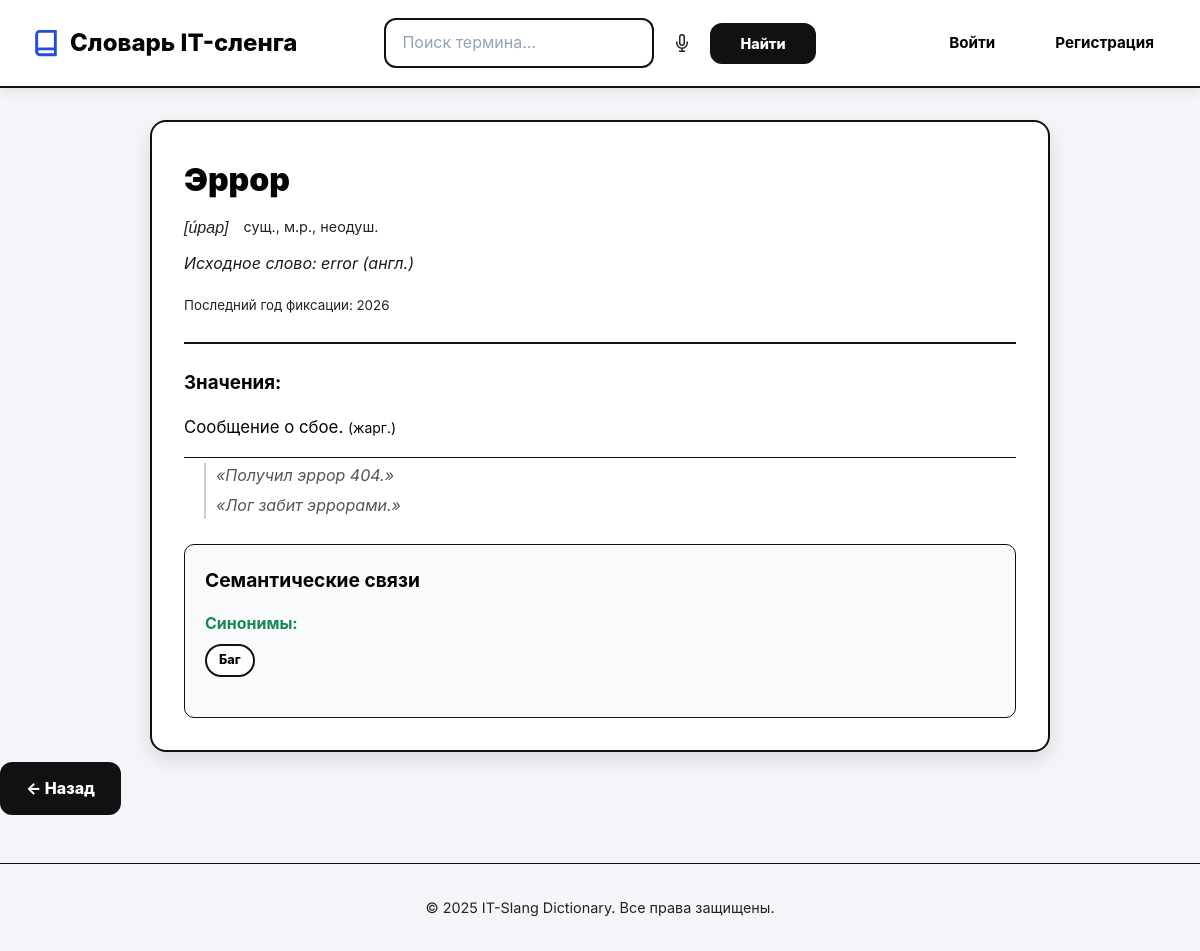
/term/50, run on the app's committed database.
### models.py (models this page shows)
class Term(db.Model):
    __tablename__ = 'terms'
    id = db.Column(db.Integer, primary_key=True)
    term_name = db.Column(db.String(200), nullable=False, index=True)
    transcription = db.Column(db.String(100))  # Транскрипция произношения
    grammar_notes = db.Column(db.String(100))  # Грамматические пометы
    origin_word = db.Column(db.String(300))  # Исходное слово / заимствование
    etymology_note = db.Column(db.Text)  # Этимологическая справка
    year_fixed = db.Column(db.String(50))  # Годы фиксации термина (диапазон)
    last_year_fixed = db.Column(db.Integer)  # Последний год фиксации жаргонного слова
    origin = db.Column(db.String(300))  # Старое поле, оставляем для совместимости
    created_at = db.Column(db.DateTime, default=datetime.utcnow)
    updated_at = db.Column(db.DateTime, default=datetime.utcnow, onupdate=datetime.utcnow)
    user_id = db.Column(db.Integer, db.ForeignKey('users.id'), nullable=False)
    status_id = db.Column(db.Integer, db.ForeignKey('statuses.id'), nullable=False)
    status = db.relationship('Status', backref='terms')
    source_id = db.Column(db.Integer, db.ForeignKey('sources.id'), nullable=True)
    definitions = db.relationship('Definition', backref='term', lazy=True, cascade='all, delete-orphan')
    outgoing_relations = db.relationship('TermRelation',
                                         foreign_keys='TermRelation.term_1_id',
                                         backref='term_1',
                                         lazy=True)

class Definition(db.Model):
    __tablename__ = 'definitions'
    id = db.Column(db.Integer, primary_key=True)
    term_id = db.Column(db.Integer, db.ForeignKey('terms.id'), nullable=False)
    definition_text = db.Column(db.Text, nullable=False)
    style_note = db.Column(db.String(50))
    examples = db.relationship('Example', backref='definition', lazy=True, cascade='all, delete-orphan')

class Example(db.Model):
    __tablename__ = 'examples'
    id = db.Column(db.Integer, primary_key=True)
    definition_id = db.Column(db.Integer, db.ForeignKey('definitions.id'), nullable=False)
    example_text = db.Column(db.Text, nullable=False)

class TermRelation(db.Model):
    __tablename__ = 'term_relations'
    id = db.Column(db.Integer, primary_key=True)
    term_1_id = db.Column(db.Integer, db.ForeignKey('terms.id'), nullable=False)
    term_2_id = db.Column(db.Integer, db.ForeignKey('terms.id'), nullable=False)
    relation_type_id = db.Column(db.Integer, db.ForeignKey('relation_types.id'), nullable=False)
    term_2 = db.relationship('Term', foreign_keys=[term_2_id], backref='incoming_relations')
    relation_type = db.relationship('RelationType', backref='relations')

### app.py (the view)
@app.route("/term/<int:term_id>")
def term_detail(term_id):
    term = Term.query.get_or_404(term_id)
    can_view_private = (
        current_user.is_authenticated
        and (current_user.role == "admin" or term.user_id == current_user.id)
    )
    if term.status.name != PUBLISHED_STATUS and not can_view_private:
        abort(404)
    return render_template("term.html", term=term)

### templates/term.html (shortened to what this page needs)
{% extends "base.html" %}
{% block content %}
<div class="card">
    <h1 class="term-title">{{ term.term_name }}</h1>
    {% if term.transcription or term.grammar_notes %}
    <div style="margin: 10px 0; display: flex; gap: 15px; flex-wrap: wrap;">
        {% if term.transcription %}
            <span style="color: var(--text-secondary); font-style: italic; font-family: 'Lucida Sans Unicode', 'Arial Unicode MS', sans-serif;">{{ term.transcription }}</span>
        {% endif %}
        {% if term.grammar_notes %}
            <span style="color: var(--text-secondary); font-size: 0.9em;">{{ term.grammar_notes }}</span>
        {% endif %}
    </div>
    {% endif %}
    {% if term.origin_word %}
    <span class="origin">Исходное слово: {{ term.origin_word }}</span>
    {% elif term.origin %}
    <span class="origin">Происхождение: {{ term.origin }}</span>
    {% endif %}
    {% if term.year_fixed or term.last_year_fixed %}
    <div style="margin: 10px 0;">
        <small style="color: var(--text-secondary);">
            {% if term.year_fixed and term.last_year_fixed %}
                Годы фиксации: {{ term.year_fixed }} (последний год: {{ term.last_year_fixed }})
            {% elif term.year_fixed %}
                Годы фиксации: {{ term.year_fixed }}
            {% elif term.last_year_fixed %}
                Последний год фиксации: {{ term.last_year_fixed }}
            {% endif %}
        </small>
    </div>
    {% endif %}
    <hr>
    <h3>Значения:</h3>
    {% for def in term.definitions %}
        <div class="definition">
            {{ def.definition_text }}
            {% if def.style_note %} <small>({{ def.style_note }})</small>{% endif %}
        </div>
        {% if def.examples %}
            <div style="margin: 5px 0 15px 20px; border-left: 2px solid #ccc; padding-left: 10px;">
                {% for ex in def.examples %}
                    <p style="margin: 5px 0; font-style: italic; color: #555;">«{{ ex.example_text }}»</p>
                {% endfor %}
            </div>
        {% endif %}
    {% endfor %}
    {% set synonyms = [] %}
    {% set antonyms = [] %}
    {% set related = [] %}
    {% for rel in term.outgoing_relations %}
        {% if rel.relation_type.type_name == 'Синоним' %}
            {% set _ = synonyms.append(rel) %}
        {% elif rel.relation_type.type_name == 'Антоним' %}
            {% set _ = antonyms.append(rel) %}
        {% else %}
            {% set _ = related.append(rel) %}
        {% endif %}
    {% endfor %}
    {% if synonyms or antonyms or related %}
    <div style="margin-top: 25px; padding: 20px; background: #f8fafc; border-radius: 10px; border: 1px solid var(--border);">
        <h3 style="margin-top: 0; margin-bottom: 15px; font-size: 1.2em; color: var(--text-primary);">Семантические связи</h3>
        {% if synonyms %}
        <div style="margin-bottom: 15px;">
            <strong style="color: #198754;">Синонимы:</strong>
            <div style="margin-top: 8px;">
                {% for rel in synonyms %}
                    <a href="{{ url_for('term_detail', term_id=rel.term_2.id) }}" class="badge" style="background:#198754; color:white; text-decoration:none; margin-right: 5px; margin-bottom: 5px; display:inline-block;">
                        {{ rel.term_2.term_name }}
                    </a>
                {% endfor %}
            </div>
        </div>
        {% endif %}
    </div>
    {% endif %}
</div>
<a href="{{ url_for('index') }}" class="btn" style="margin-top: 10px; color: #0d6efd;">← Назад</a>
{% endblock %}

### static/css/style.css (style rules this page uses)
:root { --primary: #1f4ed8 !important; --primary-light: #dbe6ff !important; --primary-dark: #17358f !important; --accent: #f4b400; --danger: #b91c1c; --success: #047857; --bg: #f3f5f9 !important; --card-bg: #ffffff !important; --text: #050505 !important; --text-secondary: #222222 !important; --border: #111111 !important; --shadow: 0 8px 20px rgba(0, 0, 0, .11) !important; --shadow-hover: 0 12px 26px rgba(0, 0, 0, .16) !important; }
body { color: #050505 !important; background: #f3f5f9 !important; }
.header-search-submit, .btn { background: #111111 !important; color: #ffffff !important; border: 2px solid #111111 !important; border-radius: 12px !important; font-weight: 800 !important; box-shadow: none !important; transform: none !important; }
.card, .term-card, .term-examples, .admin-card, .recommendation-panel { border: 2px solid #111111 !important; box-shadow: var(--shadow) !important; }
.term-info h3 a, .term-title, .letter-header h2, .page-header h1 { color: #050505 !important; font-weight: 900 !important; }
.term-origin, .origin, .term-examples p, .term-examples-title, .page-header p { color: #1a1a1a !important; }
.category-filters a, .badge { background: #ffffff !important; color: #050505 !important; border: 2px solid #111111 !important; font-weight: 800 !important; }

### templates/base.html (style rules this page uses)
:root { --primary: #6366f1; --primary-light: #818cf8; --primary-dark: #4f46e5; --primary-glow: rgba(99, 102, 241, 0.15); --bg: #f8fafc; --card-bg: #ffffff; --text: #1e293b; --text-secondary: #64748b; --border: #e2e8f0; --shadow: 0 4px 6px -1px rgba(0, 0, 0, 0.05), 0 10px 15px -3px rgba(0, 0, 0, 0.05); --shadow-hover: 0 20px 25px -5px rgba(0, 0, 0, 0.1), 0 10px 10px -5px rgba(0, 0, 0, 0.04); --radius: 16px; --radius-sm: 12px; --header-height: 88px; }
* { margin: 0; padding: 0; box-sizing: border-box; }
body { font-family: 'Inter', -apple-system, BlinkMacSystemFont, sans-serif; background: var(--bg); color: var(--text); line-height: 1.6; }
.card { background: var(--card-bg); border-radius: var(--radius); padding: 2rem; box-shadow: var(--shadow); border: 1px solid var(--border); max-width: 900px; margin: 0 auto; }
.term-title { font-size: 2rem; font-weight: 700; color: var(--primary); margin-bottom: 0.5rem; }
.origin { color: var(--text-secondary); font-style: italic; display: block; margin-bottom: 1rem; }
.badge { display: inline-block; padding: 4px 12px; background: #f1f5f9; border-radius: 50px; font-size: 0.8rem; font-weight: 500; color: var(--text-secondary); margin-right: 6px; margin-bottom: 6px; text-decoration: none; transition: all 0.2s; }
.definition { font-size: 1.05rem; line-height: 1.6; color: var(--text); padding: 1rem 0; border-bottom: 1px solid var(--border); }
.btn { display: inline-block; padding: 12px 24px; background: var(--primary); color: white; text-decoration: none; border-radius: 50px; font-weight: 600; transition: all 0.25s cubic-bezier(0.4, 0, 0.2, 1); box-shadow: 0 4px 14px rgba(99, 102, 241, 0.35); border: none; cursor: pointer; }
hr { border: none; border-top: 2px solid var(--border); margin: 1.5rem 0; }

### data on the page
Term: term_name "Эррор", transcription "[и́рар]", grammar_notes "сущ., м.р., неодуш.", origin_word "error (англ.)", last_year_fixed "2026"
Definition: definition_text "Сообщение о сбое.", style_note "жарг."
Example: example_text "Получил эррор 404."
Example: example_text "Лог забит эррорами."
TermRelation: term_2.term_name "Баг"
